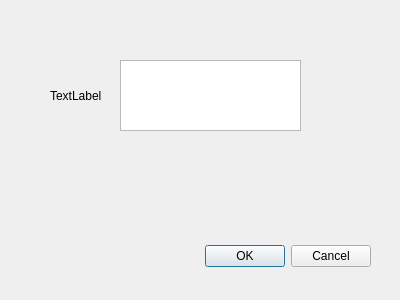
<?xml version="1.0" encoding="UTF-8"?>
<ui version="4.0">
 <class>Dialog</class>
 <widget class="QDialog" name="Dialog">
  <property name="geometry">
   <rect>
    <x>0</x>
    <y>0</y>
    <width>400</width>
    <height>300</height>
   </rect>
  </property>
  <property name="windowTitle">
   <string>Dialog</string>
  </property>
  <widget class="QDialogButtonBox" name="buttonBox">
   <property name="geometry">
    <rect>
     <x>30</x>
     <y>240</y>
     <width>341</width>
     <height>32</height>
    </rect>
   </property>
   <property name="orientation">
    <enum>Qt::Horizontal</enum>
   </property>
   <property name="standardButtons">
    <set>QDialogButtonBox::Cancel|QDialogButtonBox::Ok</set>
   </property>
  </widget>
  <widget class="QTextBrowser" name="textBrowser">
   <property name="geometry">
    <rect>
     <x>120</x>
     <y>60</y>
     <width>181</width>
     <height>71</height>
    </rect>
   </property>
  </widget>
  <widget class="QLabel" name="label">
   <property name="geometry">
    <rect>
     <x>50</x>
     <y>90</y>
     <width>54</width>
     <height>12</height>
    </rect>
   </property>
   <property name="text">
    <string>TextLabel</string>
   </property>
  </widget>
 </widget>
 <resources/>
 <connections>
  <connection>
   <sender>buttonBox</sender>
   <signal>accepted()</signal>
   <receiver>Dialog</receiver>
   <slot>accept()</slot>
   <hints>
    <hint type="sourcelabel">
     <x>248</x>
     <y>254</y>
    </hint>
    <hint type="destinationlabel">
     <x>157</x>
     <y>274</y>
    </hint>
   </hints>
  </connection>
  <connection>
   <sender>buttonBox</sender>
   <signal>rejected()</signal>
   <receiver>Dialog</receiver>
   <slot>reject()</slot>
   <hints>
    <hint type="sourcelabel">
     <x>316</x>
     <y>260</y>
    </hint>
    <hint type="destinationlabel">
     <x>286</x>
     <y>274</y>
    </hint>
   </hints>
  </connection>
 </connections>
</ui>
